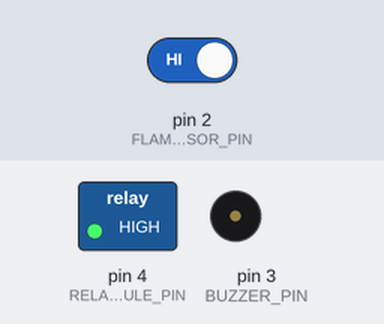
The sketch below on a simulated Arduino Uno, built with avr-gcc and run on an emulated ATmega328P. Parts: switched loads named in the sketch (green lamp = pin HIGH), buzzer (waves = sounding). Inputs (shaded band) come from the test bench; at power-on: pin 2 (FLAME_SENSOR_PIN) HIGH.

Above: at 1.2 s.
1.3 s: pin 2 (FLAME_SENSOR_PIN) driven LOW
At 1.7 s:
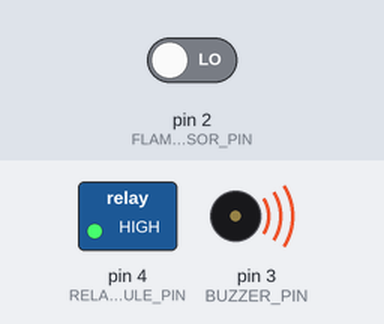
At 4.4 s:
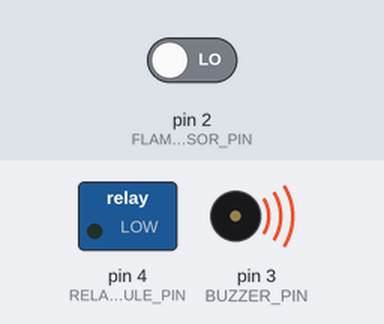
Timing chart, 0 to 5.9 s (numbered marks = the images above; inputs shaded):
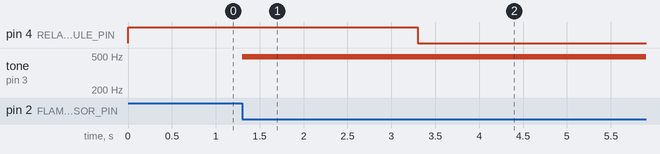

Measured:
- after the input at 1.3 s, pin 4 (RELAYMODULE_PIN): HIGH → LOW after 2.0 s; tone on pin 3 (BUZZER_PIN): silent → 490 Hz at once

The sketch:

sketch_jan15a.ino
```cpp
#define FLAME_SENSOR_PIN 2
#define BUZZER_PIN 3
#define RELAYMODULE_PIN 4
#define WATER_SPRINKLER_START_AT 2000  //2 seconds before the pump starts
#define WATER_SPRINKLER_TIME 10000      //10 seconds of run time of water sprinkler

unsigned long previousTime = millis();

void setup()
{
  pinMode(RELAYMODULE_PIN, OUTPUT);
  pinMode(FLAME_SENSOR_PIN, INPUT);
}

void loop()
{
  //If there is fire then the sensor value will be LOW else the value will be HIGH
  int sensorValue = digitalRead(FLAME_SENSOR_PIN);

  //There is fire
  if (sensorValue == LOW)
  {
    analogWrite(BUZZER_PIN, 50);                          //Turns on the buzzer

    if (millis() - previousTime > WATER_SPRINKLER_START_AT)  //the pump will wait for few seconds before sprinkler can be started once fire is detected.
    {
      digitalWrite(RELAYMODULE_PIN, LOW);                       //Relay is low level triggered relay so we need to write LOW to switch on the light
      delay(WATER_SPRINKLER_TIME);                           //this will keep the sprinkler on for the given time.
    }
  }
  else
  {
    analogWrite(BUZZER_PIN, 0);
    digitalWrite(RELAYMODULE_PIN, HIGH);
    previousTime = millis();
  }
}
```
